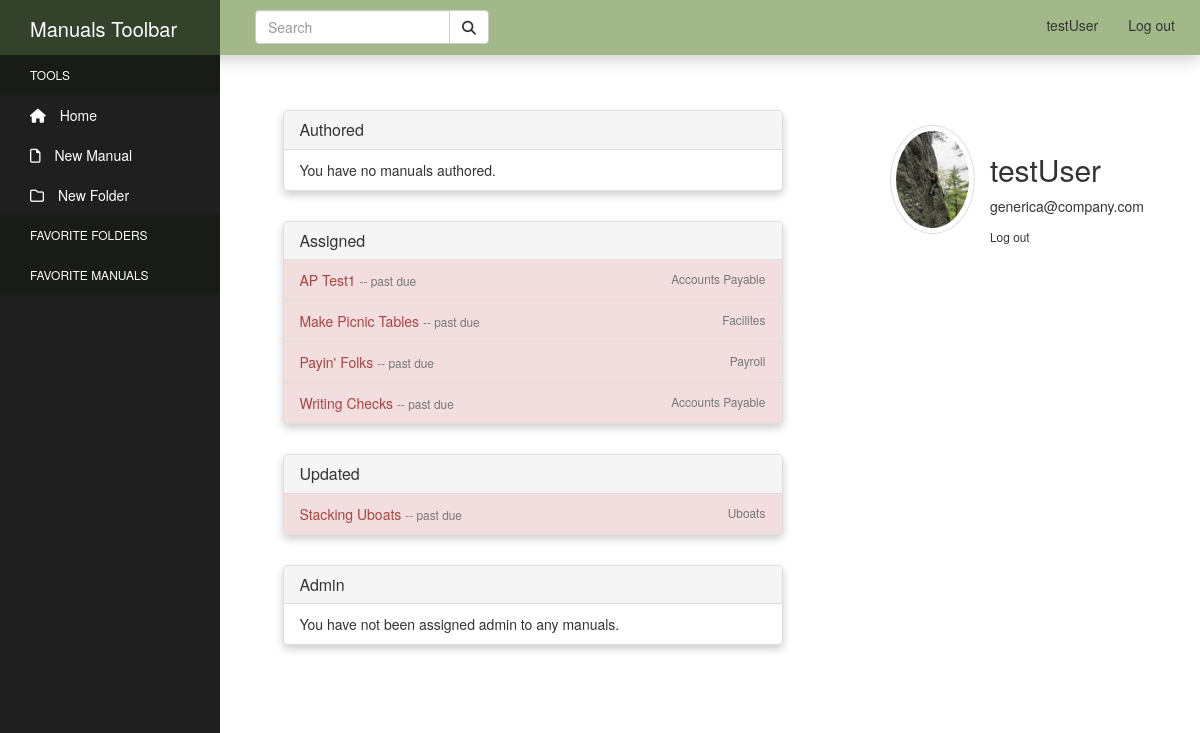
Page /profile/ (signed in) on the earlier database version.
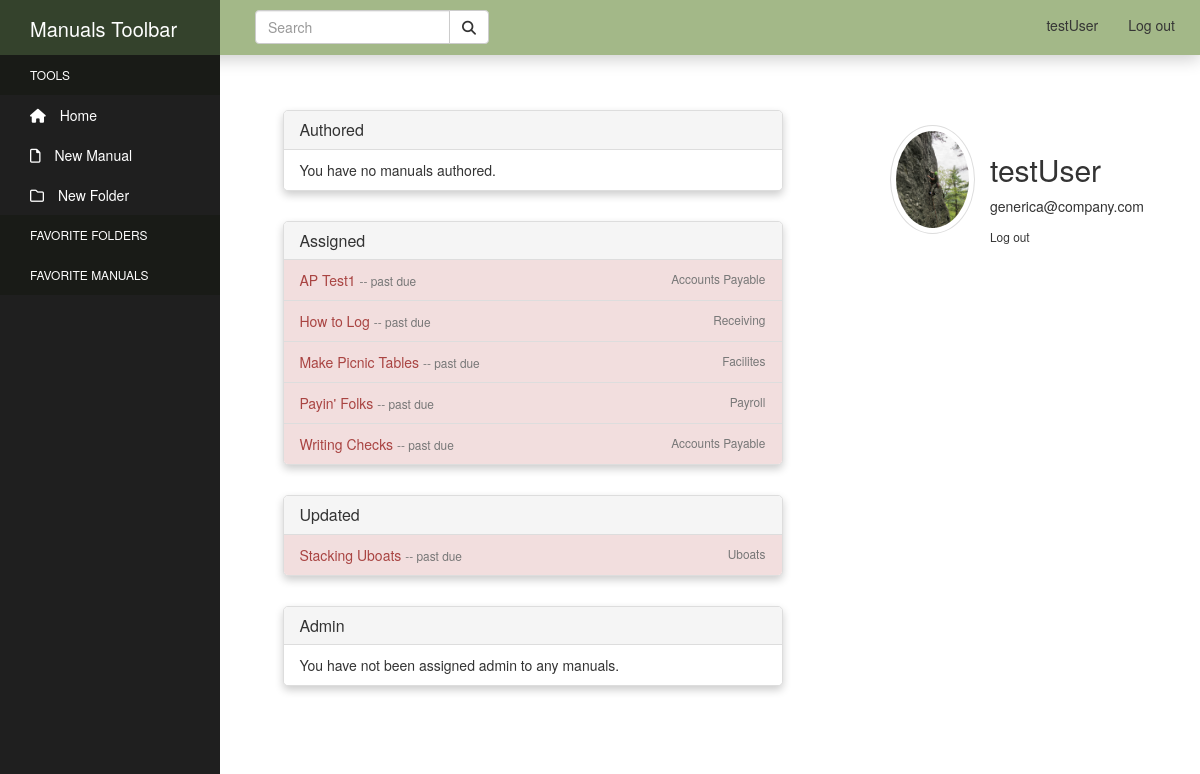
Same page on the later database version.
### manuals/models.py (models this page shows, shortened)
class Manual(models.Model):
    title = models.CharField(max_length=100)
    author = models.ForeignKey(User, related_name='author', null=True, on_delete=models.SET_NULL)
    content = models.TextField()
    tags = models.CharField(max_length=150, blank=True, null=True)
    pub_date = models.DateTimeField('Date Published', auto_now_add=True)
    admin = models.ManyToManyField(User, related_name='admin_of')
    department = models.ForeignKey(Department, related_name='manual_set', null=True, on_delete=models.SET_NULL)
    last_update = models.DateTimeField('Last Update', null=True, auto_now=True)
    last_update_by = models.ForeignKey(User, related_name='updated_by', null=True, on_delete=models.SET_NULL)
    next_update = models.DateTimeField('Next Update Due', null=True)
    update_assigned_to = models.ForeignKey(User, related_name='assigned_to', blank=True, null=True, on_delete=models.SET_NULL)
    is_archived = models.BooleanField('Archived', default=False)
    folder = TreeForeignKey(
    'Directory',
    default=1,
    related_name='manuals',
    on_delete=models.CASCADE
    )
    def update_status(self):
        now = timezone.now()
        status = [
            'up_to_date',
            'due_soon',
            'overdue'
        ]
        if self.next_update - now >= datetime.timedelta(weeks=2):
            return status[0]
        elif self.next_update - now <= datetime.timedelta(days=0):
            return status[2]
        else:
            return status[1]

class Directory(MPTTModel):
    name = models.CharField(max_length=50, unique=True)
    created_by = models.ForeignKey(User, null=True, on_delete=models.SET_NULL)
    parent = TreeForeignKey(
    'self',
    null=True,
    blank=True,
    related_name='children',
    on_delete=models.CASCADE
    )
    class MPTTMeta:
        order_insertion_by: ['name']
    class Meta:
        verbose_name = 'Directory'
        verbose_name_plural = 'Directories'
    def __str__(self):
        return self.name

### users/views.py (the view)
# urls.py: path('profile/', user_views.profile, name='profile' ),
@login_required
def profile(request):
    current_user = request.user
    author = current_user.author.all()
    assigned = current_user.assigned_to.all()
    admin_of = current_user.admin_of.all()
    updated_by = current_user.updated_by.all()
    context = {
        'author': author,
        'assigned': assigned,
        'admin_of': admin_of,
        'updated': updated_by
    }
    return render(request, 'users/profile.html', context)

### manuals_site/my_processors/my_context.py (called while the page is built)
def custom_message_processor(request):
    messages = []
    uniq_messages = []
    for m in get_messages(request):
        if m.message not in messages:
            messages.append(m.message)
            uniq_messages.append(m)
    return {'messages': uniq_messages}

### users/templates/users/profile.html (shortened to what the changed rows need)
{% extends "manuals/header.html" %}
{% block content %}
<div class="content-section">
    <div class="media account-info">
      <div class="media-body">
        <h2 class="account-heading">{{ user.username }}</h2>
      </div>
    </div>
    <div class="panel panel-default">
      <ul class="list-group">
        {% if assigned %}
          {% for manual in assigned %}
            {% if manual.update_status == "due_soon" %}
              <a href="{% url 'manual-detail' manual.id %}" class="list-group-item list-group-item-warning">{{ manual.title }}
              <small class="text-muted"> -- due soon</small>
            {% elif manual.update_status == "overdue" %}
              <a href="{% url 'manual-detail' manual.id %}" class="list-group-item list-group-item-danger">{{ manual.title }}
              <small class="text-muted"> -- past due</small>
            {% else %}
              <a href="{% url 'manual-detail' manual.id %}" class="list-group-item">{{ manual.title }}
            {% endif %}
              <small class="algn-right text-muted">{{ manual.folder }}</small>
            </a>
          {% endfor %}
          {% else %}
          <li class="list-group-item">You have no manuals assigned.</li>
        {% endif %}
      </ul>
    </div>
    <div class="panel panel-default">
      <ul class="list-group">
        {% if updated %}
          {% for manual in updated %}
            {% if manual.update_status == "due_soon" %}
              <a href="{% url 'manual-detail' manual.id %}" class="list-group-item list-group-item-warning">{{ manual.title }}
              <small class="text-muted"> -- due soon</small>
            {% elif manual.update_status == "overdue" %}
              <a href="{% url 'manual-detail' manual.id %}" class="list-group-item list-group-item-danger">{{ manual.title }}
              <small class="text-muted"> -- past due</small>
            {% else %}
              <a href="{% url 'manual-detail' manual.id %}" class="list-group-item">{{ manual.title }}
            {% endif %}
                <small class="algn-right text-muted">{{ manual.folder }}</small>
              </a>
          {% endfor %}
          {% else %}
          <li class="list-group-item">You have no manuals recently updated.</li>
        {% endif %}
      </ul>
    </div>
{% endblock %}

Differences in the rows shown:
now on this page (row edited): Manual: title "How to Log", folder "Receiving", shown under "Assigned"
